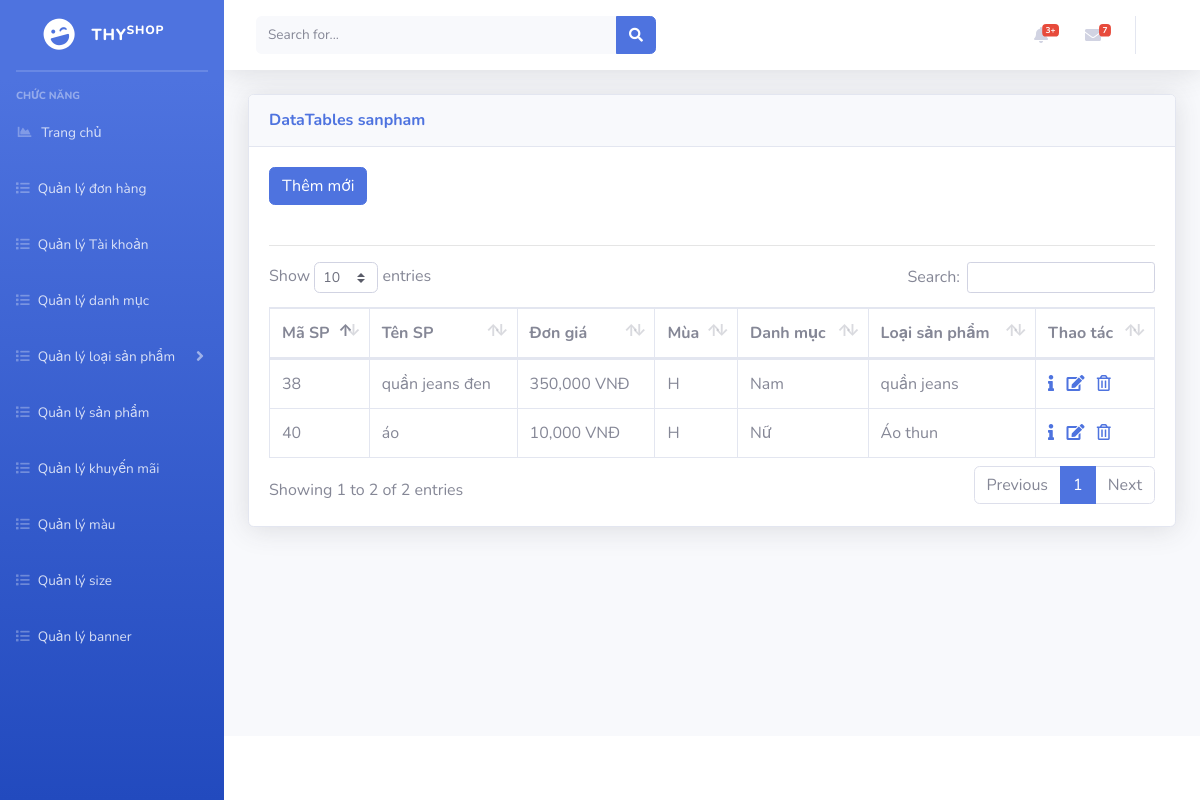
/admin/index.php?mod=sanpham (signed in), run on an earlier commit of the app's database.
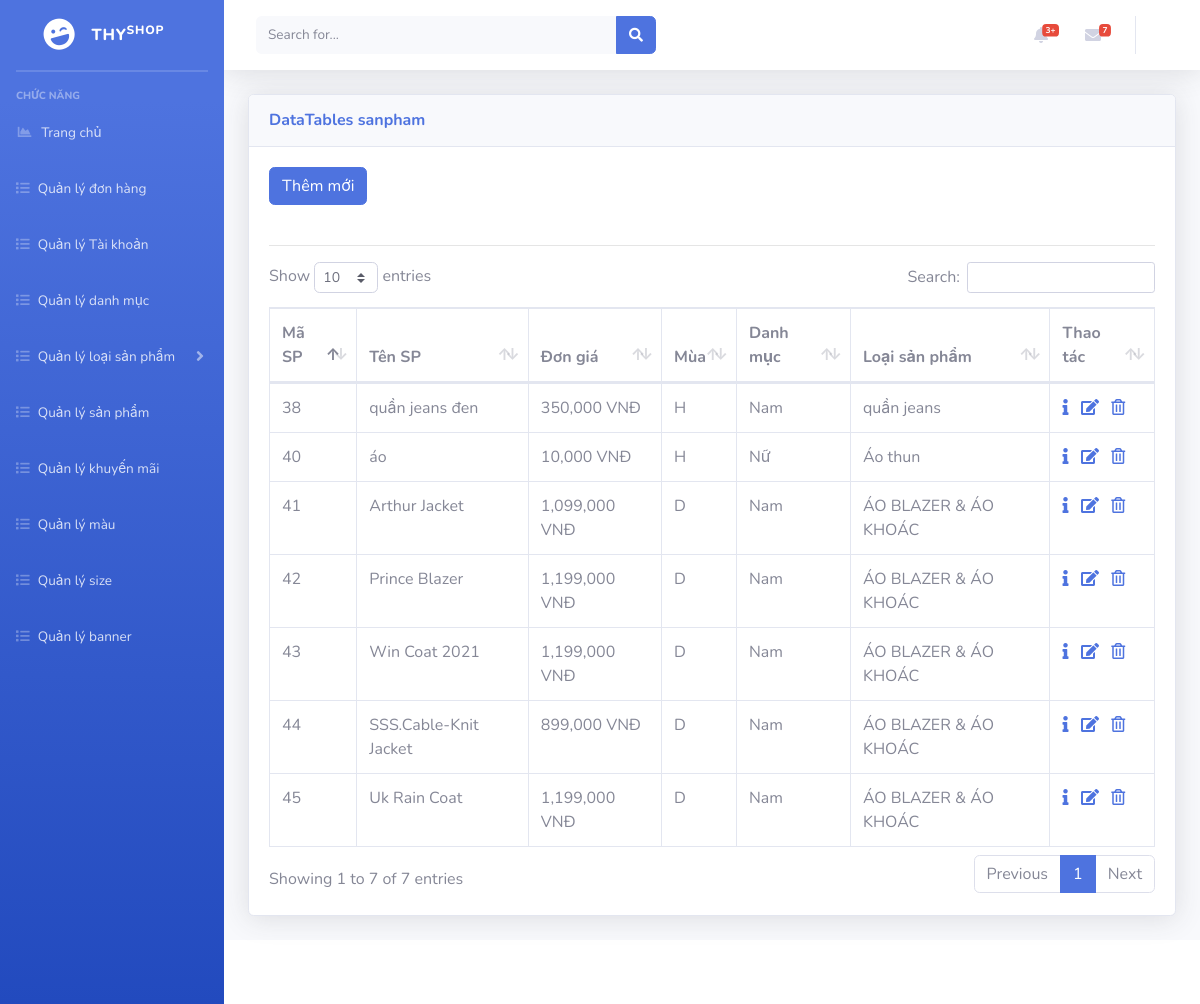
And on a later commit of the database.
### tables this page shows
CREATE TABLE `sanpham` (
  `idSP` int(11) NOT NULL,
  `tenSP` varchar(100) NOT NULL,
  `donGia` decimal(10,0) NOT NULL,
  `mua` char(1) NOT NULL,
  `moTa` text NOT NULL,
  `trangThai` char(1) NOT NULL,
  `idLSP` int(11) NOT NULL
);

CREATE TABLE `loaisanpham` (
  `idLSP` int(11) NOT NULL,
  `tenLSP` varchar(200) NOT NULL,
  `trangThai` char(1) NOT NULL,
  `idDM` int(11) NOT NULL
);

CREATE TABLE `danhmuc` (
  `idDM` int(11) NOT NULL,
  `tenDM` varchar(200) NOT NULL,
  `trangThai` varchar(200) NOT NULL
);

### admin/models/connection.php (called while the page is built, shortened)
<?php
    class Connection{
        function __construct()
        {
            $server_name ="localhost";
            $username ="root";
            $password ="";
            $db_name ="shopthy";
            $this->conn = new mysqli($server_name,$username,$password,$db_name);
        }
    }
?>

### admin/models/model.php (called while the page is built, shortened)
<?php
 require_once('./models/connection.php');
class Model
{
    function __construct()
    {
        $conn_obj = new Connection();
        $this->conn = $conn_obj->conn;
    }
}
?>

### admin/controller/sanPhamController.php (called while the page is built, shortened)
<?php
require_once('./models/sanPhamModel.php');
class sanPhamController
{
    var $sp_model;
    public function __construct()
    {
        $this->sp_model = new sanPhamModel();
    }
    public function getAllSanPham()
    {
        $data = $this->sp_model->getAllSanPham();
        return $data;
    }
}

### admin/models/sanPhamModel.php (called while the page is built, shortened)
<?php
require_once('./models/model.php');
class sanPhamModel extends Model
{
    public function getAllSanPham()
    {
        $sql = "select * from sanpham where trangThai = 1";
        $rs = $this->conn->query($sql);
        $data = array();
        if ($rs->num_rows > 0) {
            while ($row = $rs->fetch_assoc()) {
                $data[] = $row;
            }
        }
        return $data;
    }
}

### admin/controller/loaiSanPhamController.php (called while the page is built, shortened)
<?php
    require_once('./models/loaiSanPhamModel.php');
    class loaiSanPhamController{
        var $lsp_model;
        public function __construct()
        {
            $this->lsp_model = new loaiSanPhamModel();
        }
        public function getTenLoaiSanPham($id){
            return $this->lsp_model->getTenLoaiSanPham($id);
        }
        public function getIdDanhmuc($id)
        {
            return $this->lsp_model->getIdDanhMuc($id);
        }
    }

### admin/models/loaiSanPhamModel.php (called while the page is built, shortened)
<?php
require_once("./models/model.php");
class loaiSanPhamModel extends Model
{
    public function getTenLoaiSanPham($id)
    {
        $query = "select tenLSP from loaisanpham where idLSP ='$id' ";
        $rs = $this->conn->query($query)->fetch_assoc();
        return $rs['tenLSP'];
    }
    public function getIdDanhMuc($id)
    {
        $query = "select idDM from loaisanpham where idLSP ='$id' ";
        $rs = $this->conn->query($query)->fetch_assoc();
        return $rs['idDM'];
    }
}

### admin/controller/danhMucController.php (called while the page is built, shortened)
<?php
require_once('./models/danhmucModel.php');
class danhMucController
{
    var $dm_model;
    public function __construct()
    {
        $this->dm_model = new DanhMucModel();
    }
    public function getTenDM($idDM)
    {
        $tenDM = $this->dm_model->getTenDM($idDM);
        return $tenDM;
    }
}

### admin/models/danhmucModel.php (called while the page is built, shortened)
<?php
require_once('./models/model.php');
class DanhMucModel extends Model
{
    public function getTenDM($idDM)
    {
        if ($idDM != null) {
            $sql = "select tenDM from danhmuc where idDM = '$idDM'";
            $rs = $this->conn->query($sql)->fetch_assoc();
            return $rs['tenDM'];
        }
    }
}

### admin/views/sanpham/sanphamView.php (the view, shortened to what this page needs)
<?php
    require_once('controller/sanPhamController.php');
    require_once('controller/loaiSanPhamController.php');
    require_once('controller/danhMucController.php');
    $sp_controller = new sanPhamController();
    $lsp_controller = new loaiSanPhamController();
    $dm_controller = new danhMucController();
    $data = $sp_controller->getAllSanPham();
?>
<a href="?mod=sanpham&act=add" type="button" class="btn btn-primary">Thêm mới</a>
<br>
<br>
<hr>
<?php
    if($data == null){ ?>
        <p>Không có sản phẩm nào</p>
<?php
    }
    else{
?>
<table class="table table-bordered" id="dataTable" width="100%" cellspacing="0">
    <thead>
        <tr>
        <th scope="col">Mã SP</th>
        <th scope="col">Tên SP</th>
        <th scope="col">Đơn giá</th>
        <th scope="col">Mùa</th>
        <th scope="col">Danh mục</th>
        <th scope="col">Loại sản phẩm</th>
        <th scope="col">Thao tác</th>
        </tr>
    </thead>
    <tbody>
        <?php foreach ($data as $row) { ?>
        <tr>
            <td><?= $row['idSP'] ?></td>
            <td><?= $row['tenSP'] ?></td>
            <td><?= number_format($row['donGia'], 0) ." VNĐ";  ?></td>
            <td><?= $row['mua'] ?></td>
            <td><?= $dm_controller->getTenDM($lsp_controller->getIdDanhmuc((int)$row['idLSP'])) ?></td>
            <td><?= $lsp_controller->getTenLoaiSanPham((int)$row['idLSP']) ?></td>
            <td>
                <a href="?mod=sanpham&act=detail&id=<?= $row['idSP'] ?>"><i class="fas fa-info"></i></a> &nbsp;
                <a href="?mod=sanpham&act=edit&id=<?= $row['idSP'] ?>"><i class="fas fa-edit"></i></a> &nbsp;
                <a href="?mod=sanpham&act=delete&id=<?= $row['idSP'] ?>" onclick="return confirm('Bạn có thật sự muốn xóa ?');">
                    <i class="far fa-trash-alt"></i>
                </a>
            </td>
        </tr>
        <?php } ?>
</table>
<?php
    }
?>

### admin/index.php (shortened to what this page needs)
<!DOCTYPE html>
<html lang="en">
<head>
    <link href="./assets/vendor/fontawesome-free/css/all.min.css" rel="stylesheet" type="text/css">
    <link href="./assets/css/sb-admin-2.min.css" rel="stylesheet">
    <link href="./assets/vendor/datatables/dataTables.bootstrap4.min.css" rel="stylesheet">
    <link href="../admin/assets/css/mayin.css" rel="stylesheet">
</head>
<body id="page-top">
    <div id="wrapper">
        <ul class="navbar-nav bg-gradient-primary sidebar sidebar-dark accordion" id="accordionSidebar">
            <a class="sidebar-brand d-flex align-items-center justify-content-center" href="">
                <div class="sidebar-brand-icon rotate-n-15">
                    <i class="fas fa-laugh-wink"></i>
                </div>
                <div class="sidebar-brand-text mx-3">THY<sup>shop</sup></div>
            </a>
            <hr class="sidebar-divider my-0">
            <hr class="sidebar-divider">
            <div class="sidebar-heading">
                Chức năng
            </div>
            <li class="nav-item">
                <a class="nav-link" href="index.php">
                    <i class="fas fa-fw fa-chart-area"></i>
                    <span>Trang chủ</span>
                </a>
            </li>
            <li class="nav-item">
                <a class="nav-link collapsed" href="?mod=donhang">
                    <i class="fas fa-list"></i>
                    <span>Quản lý đơn hàng</span>
                </a>
            </li>
            <?php if (isset($_SESSION['isAdmin']) && $_SESSION['isAdmin']) { ?>
                <li class="nav-item">
                    <a class="nav-link collapsed" href="?mod=taikhoan">
                        <i class="fas fa-list"></i>
                        <span>Quản lý Tài khoản</span>
                    </a>
                </li>
            <?php } ?>
            <li class="nav-item">
                <a class="nav-link collapsed" href="?mod=danhmuc">
                    <i class="fas fa-list"></i>
                    <span>Quản lý danh mục</span>
                </a>
            </li>
            <li class="nav-item">
                <a class="nav-link collapsed" href="#" data-toggle="collapse" data-target="#collapseTwo" aria-expanded="true" aria-controls="collapseTwo">
                    <i class="fas fa-list"></i>
                    <span>Quản lý loại sản phẩm</span>
                </a>
            </li>
            <li class="nav-item">
                <a class="nav-link collapsed" href="?mod=sanpham">
                    <i class="fas fa-list"></i>
                    <span>Quản lý sản phẩm</span>
                </a>
            </li>
            <li class="nav-item">
                <a class="nav-link collapsed" href="?mod=khuyenmai">
                    <i class="fas fa-list"></i>
                    <span>Quản lý khuyến mãi</span>
                </a>
            </li>
            <li class="nav-item">
                <a class="nav-link collapsed" href="?mod=mau">
                    <i class="fas fa-list"></i>
                    <span>Quản lý màu</span>
                </a>
            </li>
            <li class="nav-item">
                <a class="nav-link collapsed" href="?mod=size">
                    <i class="fas fa-list"></i>
                    <span>Quản lý size</span>
                </a>
            </li>
            <li class="nav-item">
                <a class="nav-link collapsed" href="?mod=banner">
                    <i class="fas fa-list"></i>
                    <span>Quản lý banner</span>
                </a>
            </li>
        </ul>
        <div id="content-wrapper" class="d-flex flex-column">
            <div id="content">
                <nav class="navbar navbar-expand navbar-light bg-white topbar mb-4 static-top shadow">
                    <form class="d-none d-sm-inline-block form-inline mr-auto ml-md-3 my-2 my-md-0 mw-100 navbar-search">
                        <div class="input-group">
                            <input type="text" class="form-control bg-light border-0 small" placeholder="Search for..." aria-label="Search" aria-describedby="basic-addon2">
                            <div class="input-group-append">
                                <button class="btn btn-primary" type="button">
                                    <i class="fas fa-search fa-sm"></i>
                                </button>
                            </div>
                        </div>
                    </form>
                    <ul class="navbar-nav ml-auto">
                        <li class="nav-item dropdown no-arrow mx-1">
                            <a class="nav-link dropdown-toggle" href="#" id="alertsDropdown" role="button" data-toggle="dropdown" aria-haspopup="true" aria-expanded="false">
                                <i class="fas fa-bell fa-fw"></i>
                                <span class="badge badge-danger badge-counter">3+</span>
                            </a>
                        </li>
                        <li class="nav-item dropdown no-arrow mx-1">
                            <a class="nav-link dropdown-toggle" href="#" id="messagesDropdown" role="button" data-toggle="dropdown" aria-haspopup="true" aria-expanded="false">
                                <i class="fas fa-envelope fa-fw"></i>
                                <span class="badge badge-danger badge-counter">7</span>
                            </a>
                        </li>
                        <li class="nav-item dropdown no-arrow">
                            <a class="nav-link dropdown-toggle" href="#" id="userDropdown" role="button" data-toggle="dropdown" aria-haspopup="true" aria-expanded="false">
                            </a>
                        </li>
                    </ul>
                </nav>
                <div class="container-fluid">
                    <div class="card shadow mb-4">
                        <div class="card-header py-3">
                            <?php
                            $mod = isset($_GET['mod']) ? $_GET['mod'] : "";
                            require_once('./controller/danhMucController.php');
                            $dm_controller = new danhMucController();
                            $idDM = isset($_GET['idDM']) ? $_GET['idDM'] : "";
                            $tenDM = $dm_controller->getTenDM($idDM);
                            ?>
                            <h6 class="m-0 font-weight-bold text-primary">DataTables <?= $mod ?> <?= $tenDM ?></h6>
                        </div>
                        <div class="card-body">
                            <div class="table-responsive">
                                <?php
                                $act = isset($_GET['act']) ? $_GET['act'] : "";
                                switch ($mod) {
                                    case "sanpham":
                                        require_once('./controller/sanPhamController.php');
                                        switch ($act) {
                                            default:
                                                require_once('./views/sanpham/sanPhamView.php');
                                        }
                                        break;
                                }
                                ?>
                            </div>
                        </div>
                    </div>
                </div>
            </div>
            <footer class="sticky-footer bg-white">
            </footer>
        </div>
    </div>
</body>
</html>

What changed in the data, as far as the page shows it:
added sanpham: idSP "41", tenSP "Arthur Jacket", donGia "1,099,000", mua "D", idLSP.tenDM "Nam", idLSP.tenLSP "ÁO BLAZER & ÁO KHOÁC"
added sanpham: idSP "42", tenSP "Prince Blazer", donGia "1,199,000", mua "D", idLSP.tenDM "Nam", idLSP.tenLSP "ÁO BLAZER & ÁO KHOÁC"
added sanpham: idSP "43", tenSP "Win Coat 2021", donGia "1,199,000", mua "D", idLSP.tenDM "Nam", idLSP.tenLSP "ÁO BLAZER & ÁO KHOÁC"
added sanpham: idSP "44", tenSP "SSS.Cable-Knit Jacket", donGia "899,000", mua "D", idLSP.tenDM "Nam", idLSP.tenLSP "ÁO BLAZER & ÁO KHOÁC"
added sanpham: idSP "45", tenSP "Uk Rain Coat", donGia "1,199,000", mua "D", idLSP.tenDM "Nam", idLSP.tenLSP "ÁO BLAZER & ÁO KHOÁC"
Also different on the page:
text written by a page script: "Show entries Search: Showing 1 to 2 of 2 entries Previous 1 Next" → "Show entries Search: Showing 1 to 7 of 7 entries Previous 1 Next"
